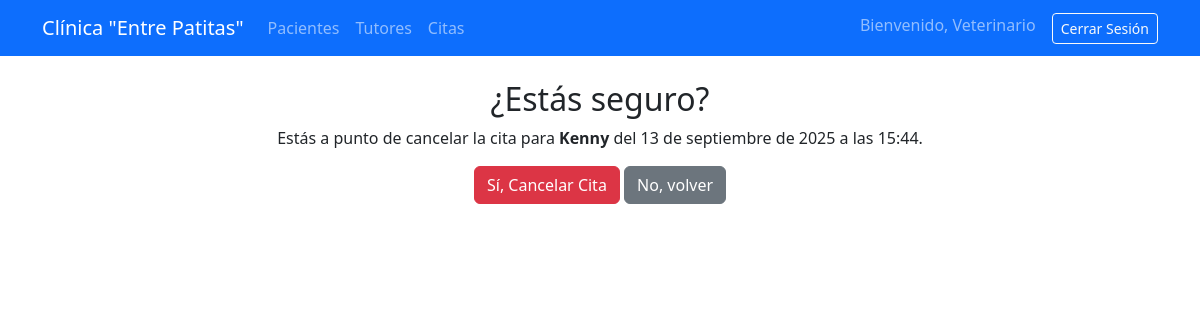
Screenshot of /gestion/citas/1/cancelar/ (signed in) with the database file from the repository.
### gestion/models.py (models this page shows, shortened)
class Cita(models.Model):
    ESTADO_CHOICES = [
        ('Agendada', 'Agendada'),
        ('Confirmada', 'Confirmada'),
        ('Cancelada', 'Cancelada'),
        ('Completada', 'Completada'),
    ]
    paciente = models.ForeignKey(Paciente, on_delete=models.CASCADE, related_name='citas')
    es_especialista = models.BooleanField(default=False, verbose_name="¿Es cita con especialista?")
    veterinario = models.ForeignKey(User, on_delete=models.SET_NULL, null=True, blank=True, related_name='citas_asignadas')
    fecha_hora = models.DateTimeField(help_text="Día y hora de la cita")
    es_domicilio = models.BooleanField(default=False, verbose_name="¿Es visita a domicilio?")
    motivo = models.CharField(max_length=200)
    estado = models.CharField(max_length=20, choices=ESTADO_CHOICES, default='Agendada')
    notas = models.TextField(blank=True, null=True, help_text="Notas adicionales para la cita")

class Paciente(models.Model):
    foto = models.ImageField(upload_to='fotos_pacientes/', blank=True, null=True, verbose_name="Fotografía del Paciente")
    nombre = models.CharField(max_length=50)
    especie = models.CharField(max_length=50)
    raza = models.CharField(max_length=50)
    sexo = models.CharField(max_length=10)
    fecha_nacimiento = models.DateField()
    microchip_tatuaje = models.CharField(max_length=50, blank=True, null=True)
    alertas = models.ManyToManyField(AlertaClinica, blank=True, verbose_name="Alertas Clinicas")
    tutor = models.ForeignKey(Tutor, on_delete=models.CASCADE, related_name='pacientes')

### gestion/views.py (the view)
# urls.py: path('citas/<int:cita_id>/cancelar/', views.cancelar_cita, name='cancelar_cita'),
@login_required
def cancelar_cita(request, cita_id):
    cita = get_object_or_404(Cita, pk=cita_id)
    if request.method == 'POST':
        cita.estado = 'Cancelada'
        cita.save()
        return redirect('calendario_citas')
    return render(request, 'gestion/confirmar_cancelacion.html', {'cita': cita})

### gestion/templates/gestion/confirmar_cancelacion.html (shortened to what this page needs)
{% extends 'gestion/base.html' %}
{% block content %}
    <div class="text-center">
        <h2>¿Estás seguro?</h2>
        <p>Estás a punto de cancelar la cita para <strong>{{ cita.paciente.nombre }}</strong> del {{ cita.fecha_hora }}.</p>
        <form method="post">
            <button type="submit" class="btn btn-danger">Sí, Cancelar Cita</button>
            <a href="{% url 'calendario_citas' %}" class="btn btn-secondary">No, volver</a>
        </form>
    </div>
{% endblock %}

### gestion/templates/gestion/base.html (shortened to what this page needs)
{% load static %}
<!doctype html>
<html lang="es">
<head>
    <link href="https://cdn.jsdelivr.net/npm/bootstrap@5.3.3/dist/css/bootstrap.min.css" rel="stylesheet">
</head>
<body>
    <nav class="navbar navbar-expand-lg navbar-dark bg-primary">
        <div class="container">
            <a class="navbar-brand" href="{% url 'lista_pacientes' %}">Clínica "Entre Patitas"</a>
            <div class="collapse navbar-collapse">
                <ul class="navbar-nav me-auto mb-2 mb-lg-0">
                    <li class="nav-item">
                        <a class="nav-link" href="{% url 'lista_pacientes' %}">Pacientes</a>
                    </li>
                    <li class="nav-item">
                        <a class="nav-link" href="{% url 'lista_tutores' %}">Tutores</a>
                    </li>
                    <li class="nav-item">
                        <a class="nav-link" href="{% url 'calendario_citas' %}">Citas</a>
                    </li>
                </ul>
                <ul class="navbar-nav ms-auto mb-2 mb-lg-0">
                    {% if user.is_authenticated %}
                        <li class="nav-item">
                            <span class="navbar-text">
                                Bienvenido, {{ user.username }}
                            </span>
                        </li>
                        <li class="nav-item ms-3">
                            <form action="{% url 'logout' %}" method="post" class="d-inline">
                                    <button type="submit" class="btn btn-outline-light btn-sm">Cerrar Sesión</button>
                            </form>
                        </li>
                    {% else %}
                        <li class="nav-item">
                            <a href="{% url 'login' %}" class="btn btn-outline-light btn-sm">Iniciar Sesión</a>
                        </li>
                    {% endif %}
                </ul>
            </div>
        </div>
    </nav>
    <main class="container mt-4">
        {% block content %}
        {% endblock %}
    </main>
</body>
</html>

### rows the page displays
Cita: paciente.nombre "Kenny", fecha_hora "13 de septiembre de 2025 a las 15:44"

### other values shown
{{ user.username }} "Veterinario"
